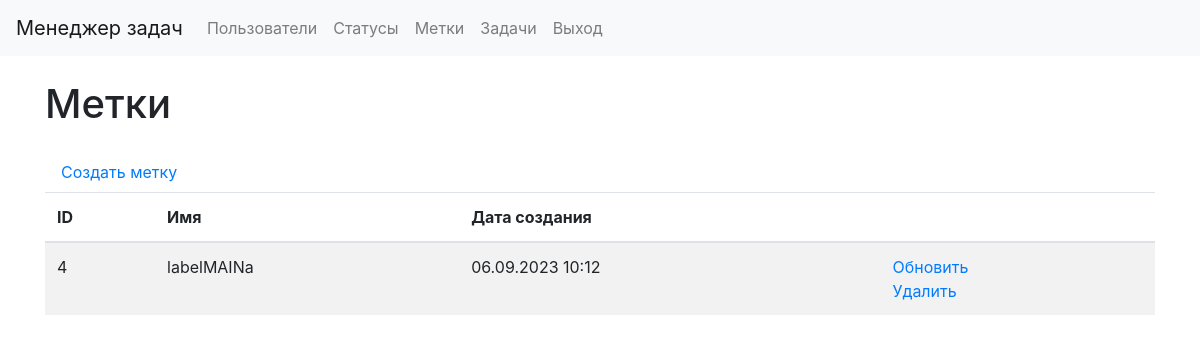
The app's page /labels/ (signed in) with its own data.
### labels/models.py (models this page shows, shortened)
class Label(models.Model):
    name = models.CharField(
        max_length=100,
        db_index=True,
        verbose_name="Статус"
    )
    created_at = models.DateTimeField(
        auto_now_add=True,
        verbose_name="Время создания"
    )
    updated_at = models.DateTimeField(
        auto_now=True,
        verbose_name="Время изменения"
    )
    class Meta:
        verbose_name = 'Метка'
        verbose_name_plural = 'Метки'
        ordering = ['id']

### labels/views.py (the view)
# urls.py: path('', LabelsList.as_view(), name="labels_list"),
class LabelsList(LoginRequiredMixin, DataMixin, ListView):
    model = Label
    template_name = "labels/labels_list.html"
    context_object_name = "labels"
    def get_context_data(self, *, object_list=None, **kwargs):
        context = super().get_context_data(**kwargs)
        c_def = self.get_user_context(title=_("Labels"))
        return context | c_def
    def get_queryset(self):
        return Label.objects.all()

### task_manager/utils.py (called while the page is built)
    def get_user_context(self, **kwargs):
        context = kwargs
        user_menu = menu.copy()
        if self.request.user.is_authenticated:
            user_menu.pop(4)
            user_menu.pop(4)
        if not self.request.user.is_authenticated:
            user_menu.pop(1)
            user_menu.pop(1)
            user_menu.pop(1)
            user_menu.pop(3)
        context['menu'] = user_menu
        return context

### task_manager/templates/labels/labels_list.html (shortened to what this page needs)
{% extends 'layout.html' %}
{% load bootstrap4 %}
{% block content %}
{% load i18n %}
<div class="container wrapper flex-grow-1">
    <h1 class="my-4">{% trans "Labels" %}</h1>
    <a class="nav-link" href="{% url "label_create" %}"> {% trans "Create label" %} </a>
    <table class="table table-striped">
        <thead>
            <tr>
                <th>ID</th>
                <th>{% trans "Name" %}</th>
                <th>{% trans "Creation date" %}</th>
                <th></th>
            </tr>
        </thead>
        <tbody>
            {% for label in labels %}
            <tr>
                <td> {{ label.id }} </td>
                <td> {{ label.name }} </td>
                <td> {{ label.created_at|date:"d.m.Y H:i" }} </td>
                <td>
                    <a href="{% url "label_update" label.id %}">{% trans "Update" %}</a>
                    <br>
                    <a href="{% url "label_delete" label.id %}">{% trans "Delete" %}</a>
                </td>
            </tr>
            {% endfor %}
        </tbody>
    </table>
</div>
{% endblock %}

### records on screen
Label: id "4", name "labelMAINа", created_at "06.09.2023 10:12"

### other values on screen
{{ menu_tag.title }} "Пользователи" "Статусы" "Метки" "Задачи" "Выход"
